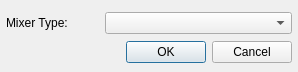
<?xml version="1.0" encoding="UTF-8"?>
<ui version="4.0">
 <class>SettingsDialog</class>
 <widget class="QDialog" name="SettingsDialog">
  <property name="geometry">
   <rect>
    <x>0</x>
    <y>0</y>
    <width>298</width>
    <height>72</height>
   </rect>
  </property>
  <property name="minimumSize">
   <size>
    <width>298</width>
    <height>72</height>
   </size>
  </property>
  <property name="maximumSize">
   <size>
    <width>298</width>
    <height>72</height>
   </size>
  </property>
  <property name="windowTitle">
   <string>Channel Mixer Plugin Settings</string>
  </property>
  <layout class="QGridLayout" name="gridLayout">
   <property name="leftMargin">
    <number>6</number>
   </property>
   <property name="rightMargin">
    <number>6</number>
   </property>
   <property name="bottomMargin">
    <number>6</number>
   </property>
   <item row="1" column="0" colspan="3">
    <widget class="QDialogButtonBox" name="buttonBox">
     <property name="sizePolicy">
      <sizepolicy hsizetype="Expanding" vsizetype="Fixed">
       <horstretch>0</horstretch>
       <verstretch>0</verstretch>
      </sizepolicy>
     </property>
     <property name="standardButtons">
      <set>QDialogButtonBox::Cancel|QDialogButtonBox::Ok</set>
     </property>
    </widget>
   </item>
   <item row="0" column="0">
    <widget class="QLabel" name="label">
     <property name="text">
      <string>Mixer Type:</string>
     </property>
    </widget>
   </item>
   <item row="0" column="1" colspan="2">
    <widget class="QComboBox" name="type"/>
   </item>
  </layout>
 </widget>
 <resources/>
 <connections>
  <connection>
   <sender>buttonBox</sender>
   <signal>accepted()</signal>
   <receiver>SettingsDialog</receiver>
   <slot>accept()</slot>
   <hints>
    <hint type="sourcelabel">
     <x>270</x>
     <y>76</y>
    </hint>
    <hint type="destinationlabel">
     <x>91</x>
     <y>88</y>
    </hint>
   </hints>
  </connection>
  <connection>
   <sender>buttonBox</sender>
   <signal>rejected()</signal>
   <receiver>SettingsDialog</receiver>
   <slot>reject()</slot>
   <hints>
    <hint type="sourcelabel">
     <x>326</x>
     <y>78</y>
    </hint>
    <hint type="destinationlabel">
     <x>139</x>
     <y>60</y>
    </hint>
   </hints>
  </connection>
 </connections>
</ui>
